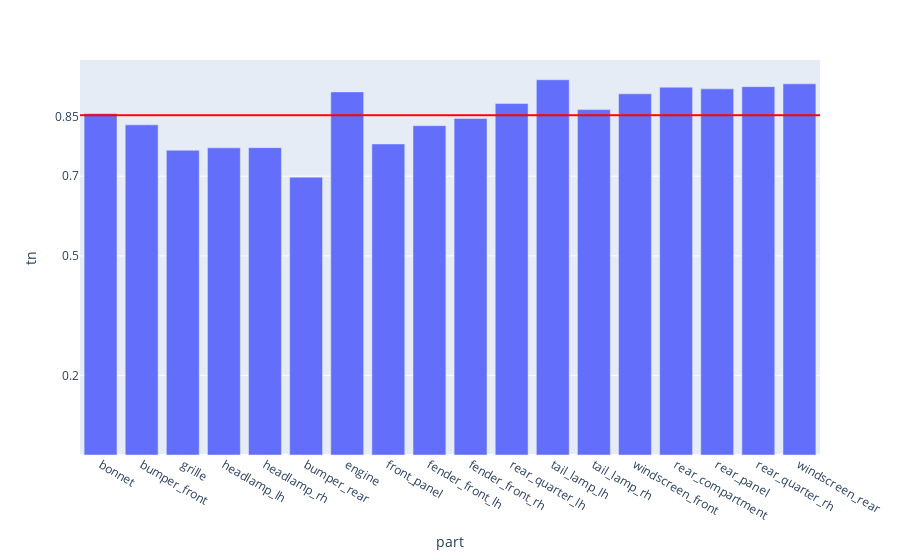

The notebook cell this image was saved under:
### Code cell
fig = px.bar(evalMetrics, x = 'part', y = 'tn')

fig.add_hline(y=avgTn, line_width=2, line_color="red")

fig.update_layout(
    yaxis = dict(
        tickmode = 'array',
        tickvals = [np.format_float_positional(avgTn, 2), 0.2, 0.5, 0.7],
    )
)
fig

### Figure 1 — Plotly figure (JSON) as saved in the notebook; plotly's stock layout.template omitted (floating-point values rounded to 4 significant figures)
{"data": [{"alignmentgroup": "True", "hovertemplate": "part=%{x}<br>tn=%{y}<extra></extra>", "legendgroup": "", "marker": {"color": "#636efa", "pattern": {"shape": ""}}, "name": "", "offsetgroup": "", "orientation": "v", "showlegend": false, "textposition": "auto", "type": "bar", "x": ["bonnet", "bumper_front", "grille", "headlamp_lh", "headlamp_rh", "bumper_rear", "engine", "front_panel", "fender_front_lh", "fender_front_rh", "rear_quarter_lh", "tail_lamp_lh", "tail_lamp_rh", "windscreen_front", "rear_compartment", "rear_panel", "rear_quarter_rh", "windscreen_rear"], "xaxis": "x", "y": [0.8571, 0.829, 0.7651, 0.7713, 0.7717, 0.6976, 0.9117, 0.781, 0.8269, 0.8447, 0.8824, 0.9422, 0.8673, 0.9067, 0.9235, 0.9193, 0.9248, 0.932], "yaxis": "y"}], "layout": {"barmode": "relative", "legend": {"tracegroupgap": 0}, "margin": {"t": 60}, "shapes": [{"line": {"color": "red", "width": 2}, "type": "line", "x0": 0, "x1": 1, "xref": "x domain", "y0": 0.853, "y1": 0.853, "yref": "y"}], "xaxis": {"anchor": "y", "domain": [0, 1], "title": {"text": "part"}}, "yaxis": {"anchor": "x", "domain": [0, 1], "tickmode": "array", "tickvals": ["0.85", 0.2, 0.5, 0.7], "title": {"text": "tn"}}}}
